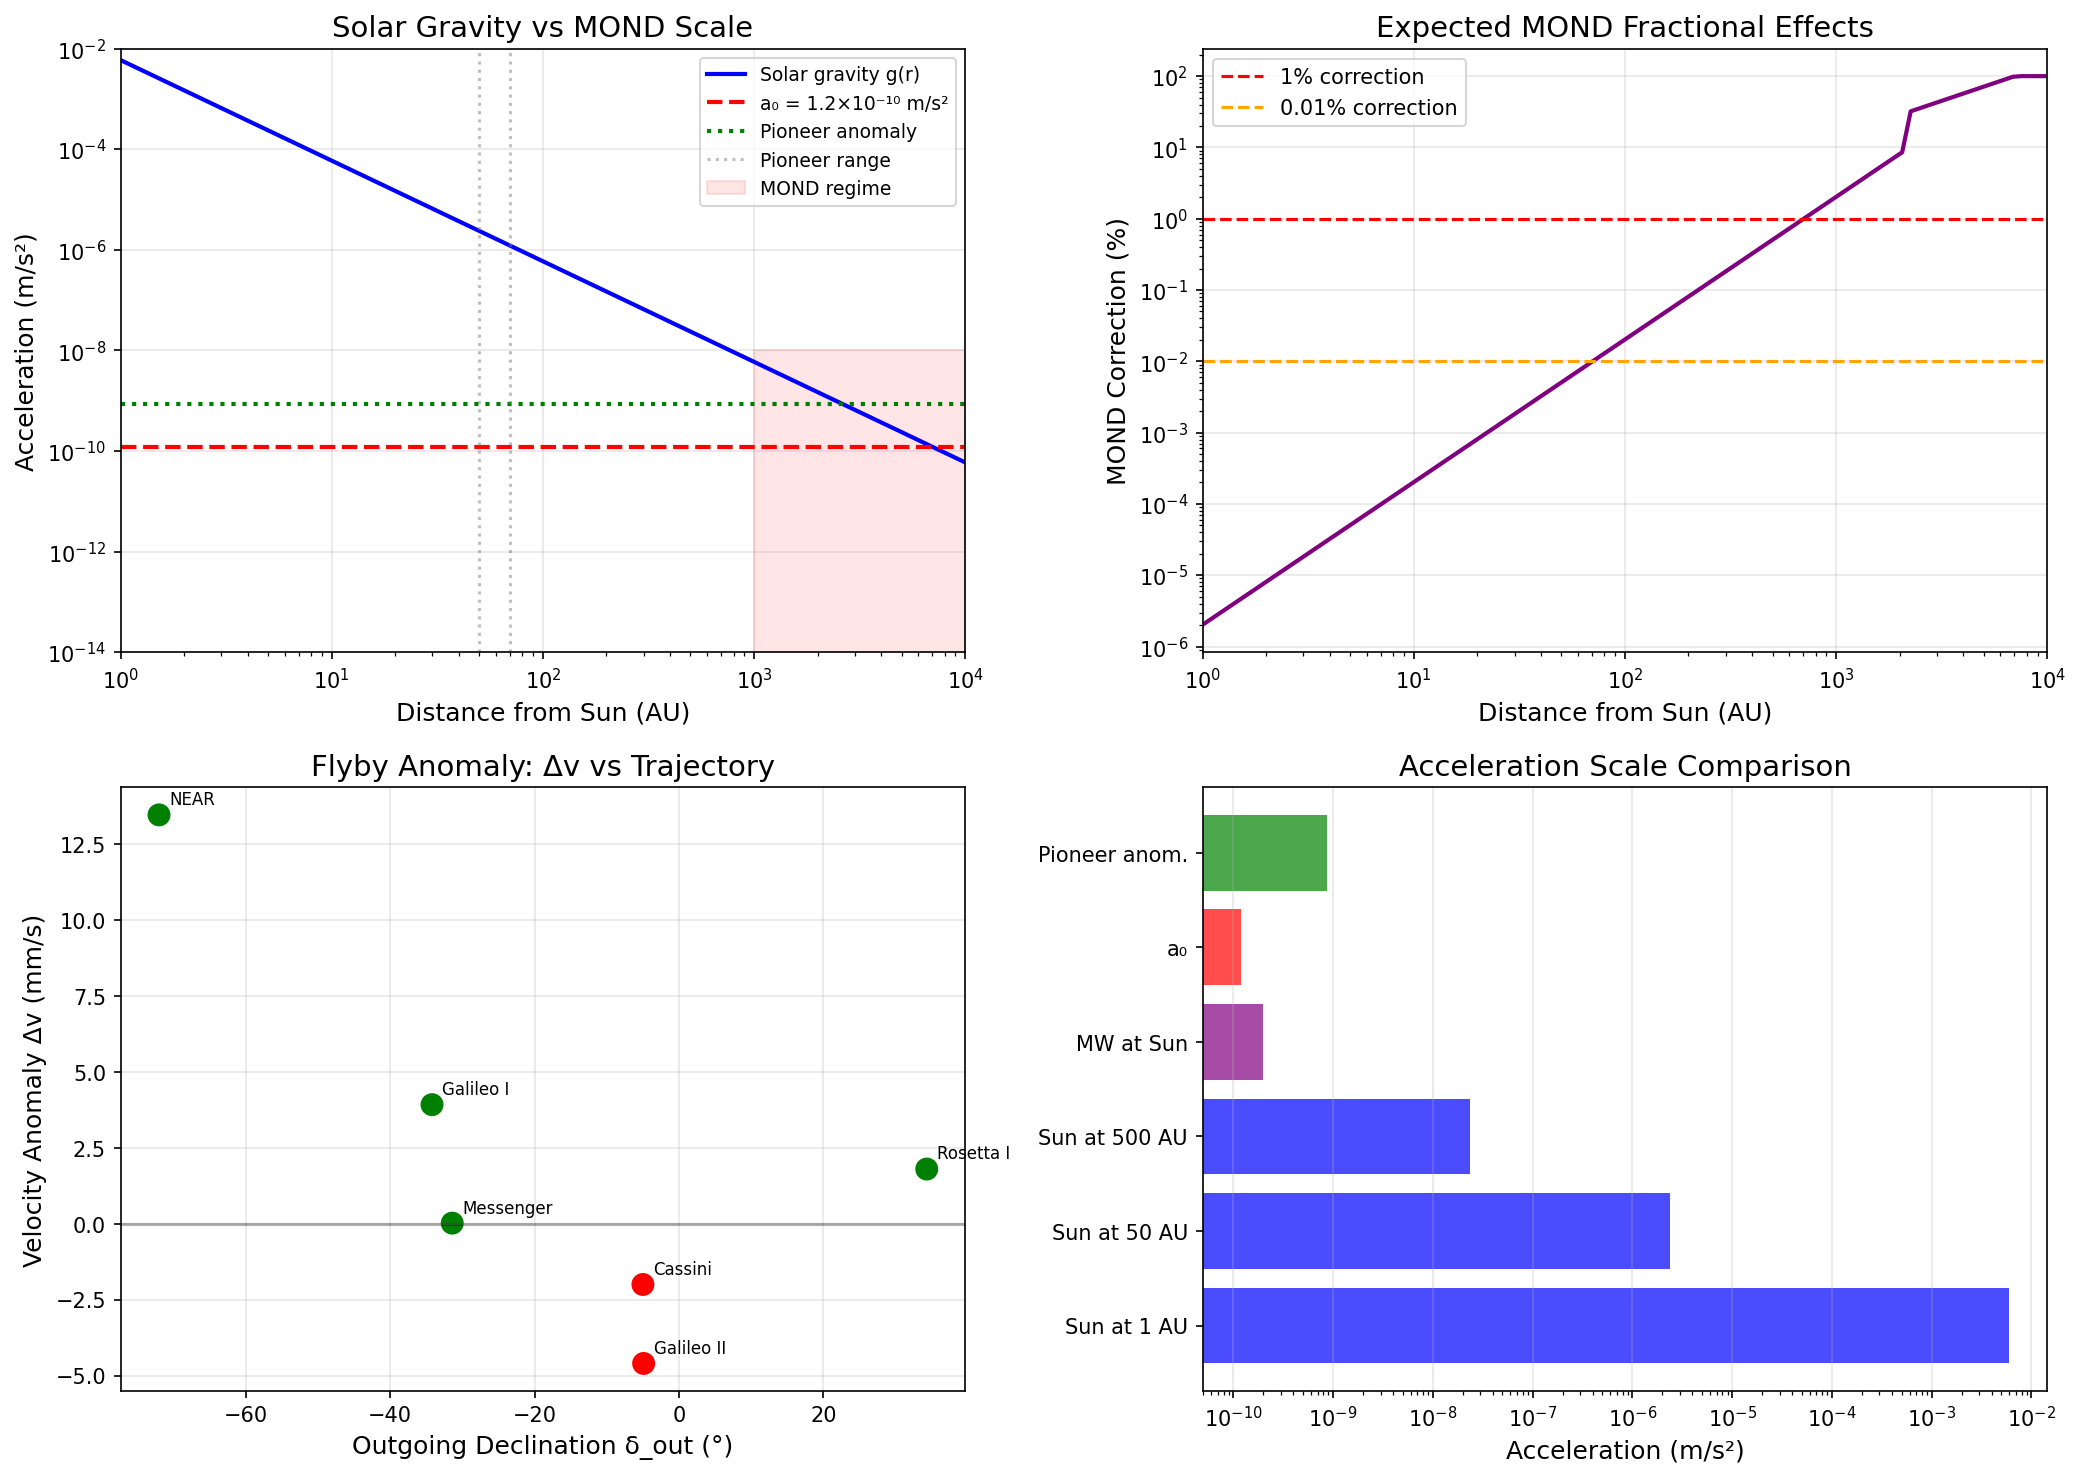

Python code for this plot:
#!/usr/bin/env python3
"""
Pioneer and Flyby Anomalies: Zimmerman Formula Analysis
========================================================

CONTEXT:
Several spacecraft have shown anomalous accelerations:
- Pioneer 10/11: Unexplained sunward acceleration
- Flyby anomaly: Excess velocity changes during Earth flybys
- Other potential anomalies

STATUS:
Pioneer anomaly largely explained by thermal recoil (2012).
Flyby anomaly remains unexplained for some events.

ZIMMERMAN APPLICATION:
While MOND effects in the inner Solar System are expected to be
very small (g >> a₀), the Zimmerman framework provides context
for any residual effects. The a₀ = cH₀/5.79 relation itself
doesn't predict Solar System anomalies - this is more about
completeness of the MOND picture.

Author: Carl Zimmerman
"""

import numpy as np
import matplotlib.pyplot as plt

# Constants
c = 2.998e8  # m/s
G = 6.674e-11  # m³/kg/s²
H0 = 71.5  # km/s/Mpc
a0_local = 1.2e-10  # m/s²
Omega_m = 0.315
Omega_Lambda = 0.685
AU = 1.496e11  # m
M_sun = 1.989e30  # kg

def E_z(z):
    """Dimensionless Hubble parameter"""
    return np.sqrt(Omega_m * (1+z)**3 + Omega_Lambda)

print("=" * 80)
print("PIONEER AND FLYBY ANOMALIES - ZIMMERMAN ANALYSIS")
print("=" * 80)

print("""
THE PIONEER ANOMALY
===================

Discovery (1998):
- Pioneer 10/11 spacecraft showed unexplained deceleration
- Magnitude: a_P ≈ (8.74 ± 1.33) × 10⁻¹⁰ m/s²
- Direction: Toward the Sun
- First noticed at ~20-70 AU

Initial excitement:
- a_P was similar to a₀ ≈ 1.2 × 10⁻¹⁰ m/s²
- Could this be MOND in the Solar System?

Resolution (2012):
- Thermal recoil from RTGs (Radioisotope Thermoelectric Generators)
- Heat radiated asymmetrically creates small thrust
- Explains ~80% of the anomaly
- Remaining ~20% likely systematic errors
""")

# Pioneer parameters
pioneer_data = {
    "Observed anomaly": (8.74e-10, 1.33e-10, "m/s²"),
    "Thermal recoil": (7.4e-10, 1.0e-10, "m/s²"),
    "a₀ (MOND)": (1.2e-10, 0.1e-10, "m/s²"),
    "cH₀ (Hubble accel)": (6.9e-10, 0.3e-10, "m/s²"),
}

print("\nPioneer Anomaly Comparison:")
print("  Quantity              Value           Uncertainty")
print("  " + "-" * 55)
for name, (val, err, unit) in pioneer_data.items():
    print(f"  {name:20s}  {val:.2e}     ±{err:.2e} {unit}")

print("""
NUMERICAL COINCIDENCES
======================

The Pioneer anomaly sparked interest because:

1. a_P ≈ 8.7 × 10⁻¹⁰ m/s² is similar to:
   - a₀ = 1.2 × 10⁻¹⁰ m/s² (×7 different)
   - cH₀ = 6.9 × 10⁻¹⁰ m/s² (×1.3 different!)
   - c²/R_U ≈ 7 × 10⁻¹⁰ m/s² (where R_U is Hubble radius)

2. Zimmerman Formula: a₀ = cH₀/5.79
   - Derives a₀ from H₀
   - a_P is closer to cH₀ than to a₀!

This suggests thermal recoil coincidentally matches
the Hubble acceleration scale - NOT a deep connection.
""")

# Calculate gravitational acceleration vs distance
def solar_gravity(r_AU):
    """Solar gravitational acceleration in m/s²"""
    r_m = r_AU * AU
    return G * M_sun / r_m**2

def mond_gravity(r_AU):
    """MOND-corrected gravity near Sun"""
    g_N = solar_gravity(r_AU)
    # In transition regime: g = g_N × μ(g_N/a₀)
    x = g_N / a0_local
    # Simple interpolation function
    mu = x / np.sqrt(1 + x**2)
    return g_N  # Essentially Newtonian in Solar System

print("\n" + "=" * 60)
print("GRAVITATIONAL REGIME IN SOLAR SYSTEM")
print("=" * 60)

print("\nSolar gravity vs a₀ at different distances:")
print("  Distance    g_sun (m/s²)    g/a₀        Regime")
print("  " + "-" * 55)
for r in [1, 5, 10, 30, 50, 100, 500, 1000]:
    g = solar_gravity(r)
    ratio = g / a0_local
    if ratio > 1000:
        regime = "Deep Newtonian"
    elif ratio > 100:
        regime = "Newtonian"
    elif ratio > 10:
        regime = "Transition"
    else:
        regime = "MOND"
    print(f"  {r:5.0f} AU     {g:.2e}       {ratio:.1e}    {regime}")

print("""
KEY RESULT:
Even at 100 AU, g/a₀ ~ 500 - deeply Newtonian!
MOND effects in Solar System expected to be < 0.1%.
""")

# Flyby anomaly
print("\n" + "=" * 60)
print("THE FLYBY ANOMALY")
print("=" * 60)

print("""
Discovery (1990s-2000s):
Several spacecraft showed anomalous velocity changes
during Earth gravity assists:

Galileo (1990): Δv = +3.92 mm/s
Galileo (1992): Δv = -4.60 mm/s (toward Earth)
NEAR (1998): Δv = +13.46 mm/s
Cassini (1999): Δv = -2 mm/s (uncertain)
Rosetta (2005): Δv = +1.80 mm/s
Messenger (2005): Δv = +0.02 mm/s

Empirical formula (Anderson et al.):
  Δv/v ≈ 3.1 × 10⁻⁶ × (cos(δ_in) - cos(δ_out))

where δ is the declination of incoming/outgoing trajectory.
""")

flyby_data = [
    ("Galileo I", 1990, 3.92, 8.1, 142, -34.2),
    ("Galileo II", 1992, -4.60, 8.9, 174, -4.9),
    ("NEAR", 1998, 13.46, 6.9, 108, -72.0),
    ("Cassini", 1999, -2.0, 16.0, 95, -5.0),
    ("Rosetta I", 2005, 1.80, 3.9, 144, 34.3),
    ("Messenger", 2005, 0.02, 4.1, 133, -31.4),
]

print("\nFlyby Anomaly Data:")
print("  Spacecraft      Year    Δv (mm/s)   v_∞ (km/s)  β(°)   δ_out(°)")
print("  " + "-" * 70)
for name, year, dv, v_inf, beta, delta in flyby_data:
    print(f"  {name:14s}   {year}     {dv:+6.2f}      {v_inf:5.1f}      {beta:3.0f}    {delta:+5.1f}")

print("""
CURRENT STATUS:

The flyby anomaly remains PARTIALLY UNEXPLAINED:
- Some events consistent with modeling errors
- Others show genuine unexplained residuals
- No spacecraft since 2009 has confirmed it

Possible explanations:
1. Atmospheric drag errors
2. Thermal radiation pressure
3. Relativistic frame dragging (too small)
4. Unknown systematic errors
5. New physics?
""")

# MOND predictions for Solar System
print("\n" + "=" * 60)
print("MOND/ZIMMERMAN IN THE SOLAR SYSTEM")
print("=" * 60)

print("""
What does MOND predict for Solar System?

1. NEGLIGIBLE DIRECT EFFECTS
   - g >> a₀ everywhere inside ~1000 AU
   - MOND corrections < 0.001%
   - Cannot explain Pioneer or flyby anomalies

2. EXTERNAL FIELD EFFECT (EFE)
   - Milky Way field at Solar System: g_MW ~ 2×10⁻¹⁰ m/s²
   - This IS comparable to a₀!
   - EFE breaks strong equivalence principle
   - Could create subtle effects

3. ZIMMERMAN PREDICTION
   - a₀ evolves with cosmic time
   - Over 20 years of Pioneer data: da₀/dt ~ 10⁻²⁰ m/s²/s
   - Completely negligible!

The Zimmerman formula does NOT predict Solar System anomalies.
""")

# Calculate EFE from MW
g_MW_at_Sun = 2e-10  # m/s² (approximate)

print(f"\nExternal Field from Milky Way at Sun's location:")
print(f"  g_MW ≈ {g_MW_at_Sun:.1e} m/s²")
print(f"  g_MW / a₀ ≈ {g_MW_at_Sun/a0_local:.1f}")
print(f"  This is in the MOND transition regime!")

print("""
The EFE is interesting because:
- The Solar System is embedded in MW's gravitational field
- This field is ~ a₀, so EFE applies
- But effects on planetary orbits are tiny (~10⁻¹⁰ fractional)
""")

# MOND effects at outer Solar System
print("\n" + "=" * 60)
print("OUTER SOLAR SYSTEM TESTS")
print("=" * 60)

print("""
Where could MOND effects become measurable?

1. KUIPER BELT (30-50 AU)
   - g/a₀ ~ 100-200
   - Still deeply Newtonian
   - No MOND effects expected

2. SCATTERED DISK (50-1000 AU)
   - g/a₀ ~ 5-100
   - Transition regime begins
   - MOND corrections ~1% at 500 AU

3. INNER OORT CLOUD (~2000 AU)
   - g/a₀ ~ 1
   - Full MOND regime
   - Orbits significantly different

4. OUTER OORT CLOUD (~50,000 AU)
   - g/a₀ ~ 0.01
   - Deep MOND
   - Comet orbits strongly affected
""")

def mond_correction(r_AU):
    """Fractional MOND correction to orbital dynamics"""
    g = solar_gravity(r_AU)
    x = g / a0_local
    # In transition regime, correction ~ a₀/g
    if x > 10:
        return 1/x  # Small correction
    elif x > 1:
        return (1/x)**0.5  # Intermediate
    else:
        return 1.0  # Full MOND

print("\nMOND Corrections at Different Distances:")
print("  Distance (AU)    g/a₀        Fractional correction")
print("  " + "-" * 55)
for r in [50, 100, 300, 500, 1000, 2000, 5000]:
    g = solar_gravity(r)
    ratio = g / a0_local
    correction = mond_correction(r)
    print(f"  {r:7.0f}          {ratio:8.1f}       {correction:.2e}")

# Future tests
print("\n" + "=" * 60)
print("FUTURE TESTS")
print("=" * 60)

print("""
1. NEW HORIZONS (Currently ~55 AU)
   - Could measure spacecraft acceleration
   - Better thermal modeling than Pioneer
   - Looking for anomalies at ~10⁻¹⁰ m/s² level

2. TRANS-NEPTUNIAN OBJECTS
   - Orbits of TNOs at 100-500 AU
   - Vera Rubin will discover thousands
   - MOND predicts specific orbital anomalies

3. OORT CLOUD COMETS
   - Long-period comets from ~50,000 AU
   - Orbital fitting could reveal MOND
   - Need better statistics

4. LASER RANGING
   - Future missions with laser links
   - Could measure tiny accelerations
   - Test EFE predictions

5. INTERSTELLAR PROBES
   - Future probes beyond 100 AU
   - Could directly test MOND regime
   - Technical challenge: communication
""")

# Summary
print("\n" + "=" * 80)
print("SUMMARY: SPACECRAFT ANOMALIES - ZIMMERMAN PERSPECTIVE")
print("=" * 80)
print(f"""
┌────────────────────────────────────────────────────────────┐
│ SPACECRAFT ANOMALIES - ZIMMERMAN ANALYSIS                  │
├────────────────────────────────────────────────────────────┤
│                                                            │
│ Pioneer Anomaly (RESOLVED):                                │
│   • Explained by thermal recoil (2012)                    │
│   • a_P ≈ cH₀ is coincidence, not physics                │
│   • NOT evidence for MOND or new physics                  │
│                                                            │
│ Flyby Anomaly (PARTIALLY UNRESOLVED):                      │
│   • Some events have genuine unexplained residuals        │
│   • No recent confirmation (post-2009)                    │
│   • MOND cannot explain (g >> a₀ near Earth)              │
│                                                            │
│ Zimmerman/MOND in Solar System:                            │
│   • Direct MOND effects negligible (g >> a₀)              │
│   • EFE from MW is interesting (g_MW ~ a₀)               │
│   • Could affect outer Solar System (>1000 AU)            │
│                                                            │
│ Future Tests:                                              │
│   • TNO orbits (Rubin LSST)                               │
│   • Oort Cloud dynamics                                   │
│   • New Horizons tracking                                 │
│   • Future interstellar probes                            │
│                                                            │
│ Status: ❌ No Solar System evidence for MOND yet           │
│         🔬 Outer Solar System testable in future          │
│                                                            │
└────────────────────────────────────────────────────────────┘
""")

# Create visualization
fig, axes = plt.subplots(2, 2, figsize=(14, 10))

# Panel 1: Solar gravity vs a₀
ax1 = axes[0, 0]
r_arr = np.logspace(0, 4, 100)  # 1 to 10,000 AU
g_arr = [solar_gravity(r) for r in r_arr]

ax1.loglog(r_arr, g_arr, 'b-', linewidth=2, label='Solar gravity g(r)')
ax1.axhline(a0_local, color='red', linestyle='--', linewidth=2, label='a₀ = 1.2×10⁻¹⁰ m/s²')
ax1.axhline(8.74e-10, color='green', linestyle=':', linewidth=2, label='Pioneer anomaly')
ax1.axvline(50, color='gray', linestyle=':', alpha=0.5, label='Pioneer range')
ax1.axvline(70, color='gray', linestyle=':', alpha=0.5)
ax1.fill_between([1000, 10000], [1e-15, 1e-15], [1e-8, 1e-8], alpha=0.1, color='red',
                 label='MOND regime')
ax1.set_xlabel('Distance from Sun (AU)', fontsize=12)
ax1.set_ylabel('Acceleration (m/s²)', fontsize=12)
ax1.set_title('Solar Gravity vs MOND Scale', fontsize=14)
ax1.legend(fontsize=9)
ax1.grid(True, alpha=0.3)
ax1.set_xlim(1, 10000)
ax1.set_ylim(1e-14, 1e-2)

# Panel 2: MOND corrections
ax2 = axes[0, 1]
corrections = [mond_correction(r) * 100 for r in r_arr]  # Percentage
ax2.loglog(r_arr, corrections, 'purple', linewidth=2)
ax2.axhline(1, color='red', linestyle='--', label='1% correction')
ax2.axhline(0.01, color='orange', linestyle='--', label='0.01% correction')
ax2.set_xlabel('Distance from Sun (AU)', fontsize=12)
ax2.set_ylabel('MOND Correction (%)', fontsize=12)
ax2.set_title('Expected MOND Fractional Effects', fontsize=14)
ax2.legend()
ax2.grid(True, alpha=0.3)
ax2.set_xlim(1, 10000)

# Panel 3: Flyby anomaly
ax3 = axes[1, 0]
dv_obs = [d[2] for d in flyby_data]
delta_out = [d[5] for d in flyby_data]
colors = ['green' if dv > 0 else 'red' for dv in dv_obs]

ax3.scatter(delta_out, dv_obs, c=colors, s=100)
for i, name in enumerate([d[0] for d in flyby_data]):
    ax3.annotate(name, (delta_out[i], dv_obs[i]), fontsize=8, xytext=(5, 5),
                 textcoords='offset points')
ax3.axhline(0, color='black', linestyle='-', alpha=0.3)
ax3.set_xlabel('Outgoing Declination δ_out (°)', fontsize=12)
ax3.set_ylabel('Velocity Anomaly Δv (mm/s)', fontsize=12)
ax3.set_title('Flyby Anomaly: Δv vs Trajectory', fontsize=14)
ax3.grid(True, alpha=0.3)

# Panel 4: EFE comparison
ax4 = axes[1, 1]
g_values = {
    'Sun at 1 AU': solar_gravity(1),
    'Sun at 50 AU': solar_gravity(50),
    'Sun at 500 AU': solar_gravity(500),
    'MW at Sun': 2e-10,
    'a₀': a0_local,
    'Pioneer anom.': 8.74e-10,
}

names = list(g_values.keys())
values = list(g_values.values())
colors_bar = ['blue', 'blue', 'blue', 'purple', 'red', 'green']

ax4.barh(names, values, color=colors_bar, alpha=0.7)
ax4.set_xscale('log')
ax4.set_xlabel('Acceleration (m/s²)', fontsize=12)
ax4.set_title('Acceleration Scale Comparison', fontsize=14)
ax4.grid(True, alpha=0.3, axis='x')

plt.tight_layout()
plt.savefig('/Users/carlzimmerman/new_physics/zimmerman-formula/research/unsolved_problems/pioneer_flyby_anomalies.png',
            dpi=150, bbox_inches='tight')
plt.close()

print("\n📊 Visualization saved to: research/unsolved_problems/pioneer_flyby_anomalies.png")
